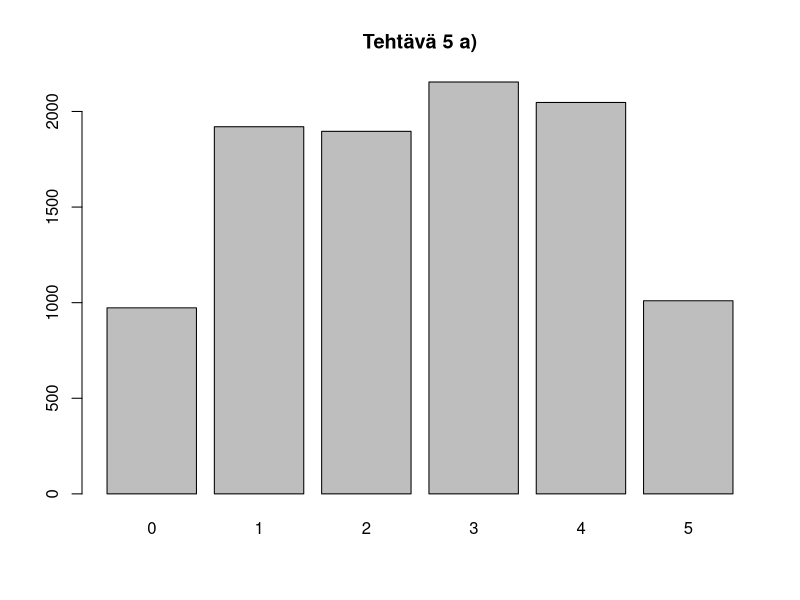
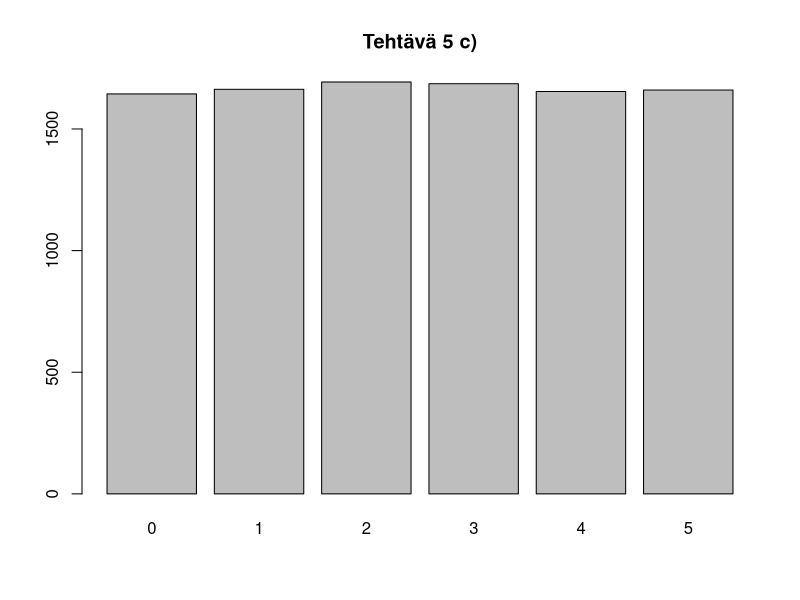
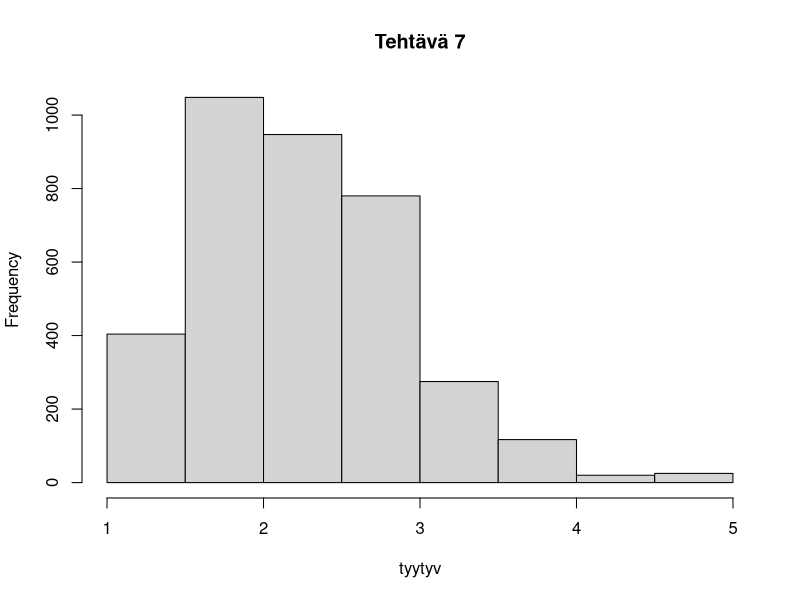
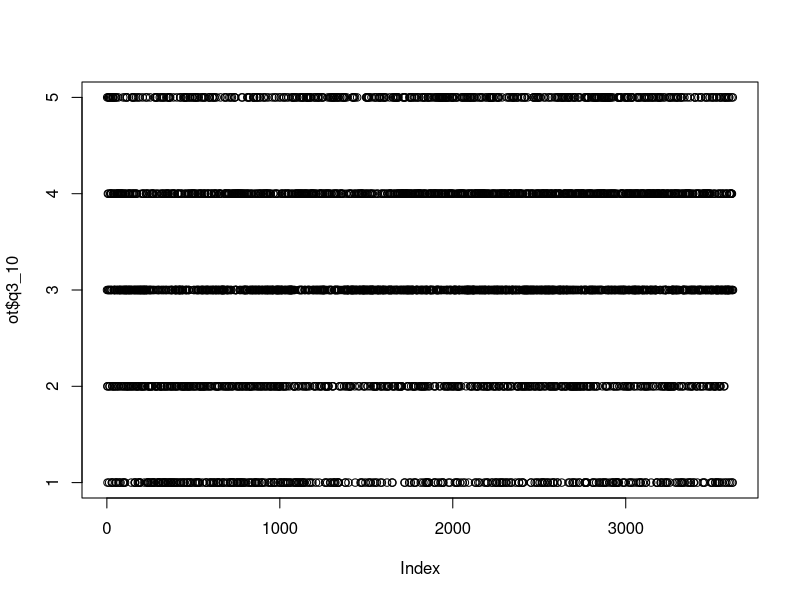
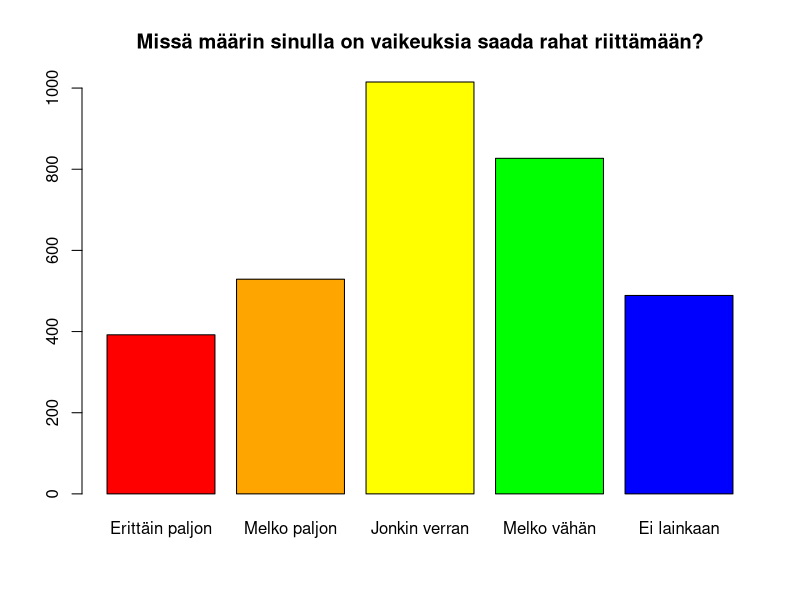

These charts were generated, in order, by the following R code:
##############################################
# Viikko 3                                   #
# Tilastollinen päättely R-ohjelmistolla     #
##############################################



##############################################
# Tehtävä 1
print("Tehtävä 1")

# a)
keskiarvo <- function(y) {
	return(sum(y)/length(y))
}

# b)
values <- c(5,46,9,8,5,4,3,12,7,8,9,2,4)
mean(values)
keskiarvo(values)



##############################################
# Tehtävä 2
print("Tehtävä 2")

# a)
varianssi <- function(y) {
	yhat <- keskiarvo(y)
	kerroin <- 1/(length(y) - 1)
	return( kerroin*sum((y - yhat)**2) )
}

# b)
var(values)
varianssi(values)



##############################################
# Tehtävä 4
print("Tehtävä 4")

# a)
kertoma <- function(n) {
	result <- 1
	for(i in 1:n) {
		result <- result * i
	}
	return(result)
}

# b)
factorial(10)
kertoma(10)



##############################################
# Tehtävä 4
print("Tehtävä 4")

# a)
tulo <- function(y) {
	result <- 1
	for(yi in y) {
		result <- result * yi
	}
	return(result)
}
tulo(c(5,4,3))

# b)
prod(values)
tulo(values)



##############################################
# Tehtävä 5
print("Tehtävä 5")

# a)
random_integers <- function(N=1, a=0, b=1) {
	values <- runif(n=N, min=a, max=b)
	int_values <- round(values)
	return(int_values)
}
luvut <- random_integers(10000, 0, 5)
table(luvut)
barplot(table(luvut), main="Tehtävä 5 a)")

# b)
random_integers2 <- function(N=1, a=0, b=1) {
	values <- runif(n=N, min=a-0.5, max=b+0.499999) 
	int_values <- round(values)
	return(int_values)
}

# c)
luvut <- random_integers2(10000, 0, 5)
table(luvut)
barplot(table(luvut), main="Tehtävä 5 c)")



##############################################
# Tehtävä 6
print("Tehtävä 6")

A <- matrix(1:50, nrow=5)
# a)
a <- c(0,0,0,0,0,0,0,0,0,0)
for(i in 1:ncol(A)) {
	a[i] <- tulo(A[,i])
}
a

# b)
sapply(1:ncol(A), function(j) tulo(A[,j]))

# c)
apply(A, 2, tulo)



##############################################
# Tehtävä 7
print("Tehtävä 7")

# a)
ot <- read.csv2(file='OT2014.csv', stringsAsFactors=0)

# b)
ot_tyytyv <- as.matrix(ot[,16:22])

# c)
tyytyv <- apply(ot_tyytyv, 1, mean, na.rm=TRUE)

# d)
mean(tyytyv, na.rm=TRUE)
var(tyytyv, na.rm=TRUE)
hist(tyytyv, main="Tehtävä 7")

# e)
# Suurin osa tyytyv arvoista painottuu arvon 2 puolin ja toisin.
# Arvon 2 selitys on Melko tyytyväinen ja tyytyv vektorin keskiarvo on 2.28608
# mikä sijaitsee Melko tyytyväisen ja En tyytyväinen enkä tyytymätön välissä, mutta
# pyöristyy kuitenkin Melko tyytäisen puolelle.



##############################################
# Tehtävä 8
print("Tehtävä 8")

# a)
table(ot$q3_10)
plot(ot$q3_10)

# b)
vaikeudet <- factor(ot$q3_10, labels=c("Erittäin paljon","Melko paljon","Jonkin verran","Melko vähän","Ei lainkaan"))

# c)
table(vaikeudet)
plot(vaikeudet, main="Missä määrin sinulla on vaikeuksia saada rahat riittämään?",col=c("red","orange", "yellow", "green", "blue"))



##############################################
# Tehtävä 9
print("Tehtävä 9")

# a)
sukupuoli <- factor(ot$q5_2, labels=c("Nainen", "Mies"))

# b)
taulukko <- table(vaikeudet, sukupuoli)
taulukko

# c)
rivisummat <- apply(taulukko, 1, sum)
taulukko2 <- cbind(taulukko, rivisummat)
taulukko2

# d)
sarakesummat <- apply(taulukko2, 2, sum)
taulukko2 <- rbind(taulukko2, sarakesummat)
taulukko2

# e)
taulukko2
addmargins(taulukko)



##############################################
# Tehtävä 10
print("Tehtävä 10")

# a) 
vektoriprosentit <- function(x) {
	n <- sum(x)
	return(round((100*(x/n)),1))
}
apply(taulukko, 2, vektoriprosentit)

# b)
t(apply(taulukko, 1, vektoriprosentit))

# c)
# sarakkeille
prop.table(taulukko, 2)
# riveille
prop.table(taulukko, 1) 



##############################################
# Tehtävä 11

# a)
# Sarakeprosentit kertovat, miten yhden sukupuolen edustajat ovat jakautuneet eri
# tulotasojen välillä. Jos vertailemme sarakeprosentteja sukupuolten välillä,
# näemme miten sukupuoleten suhteelliset osuudet eroavat
# Esim. 12.9 % naisista vastasi Erittäin paljon, kun taas 10.7 % mieheistä

# b)
# Naisilla Erittäin paljon - Jonkin verran on suuremmat suhteelliset osuudet, kun taas
# Miehillä Melko vähän ja Ei lainkaan on suuremmat suhteelliset osuudet.
# Sukupuolella vaikuttaisi olevan merkistystä



##############################################
# Tehtävä 12
print("Tehtävä 12")

# a)
tutkinto <- factor(ot$q1_1, labels=c("Alempi YO", "Ylempi YO", "AMK", "Ylempi AMK"))

# b)
tapply(ot$q1_12, tutkinto, function(x) round(mean(x, na.rm=TRUE)))
tapply(ot$q1_12, tutkinto, median, na.rm=TRUE)
